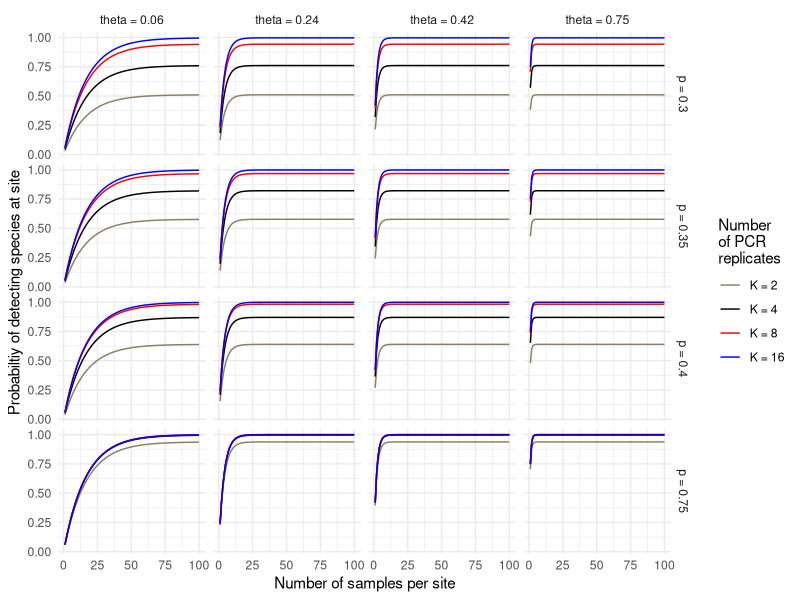
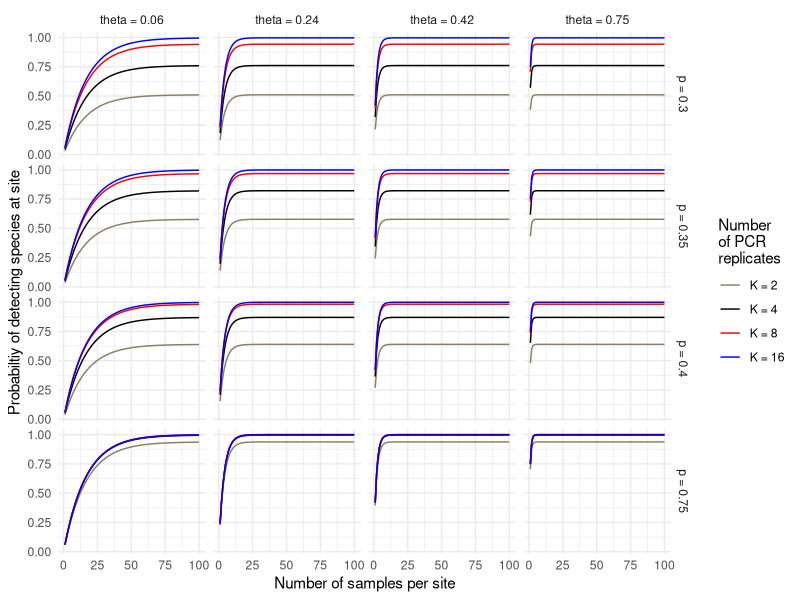
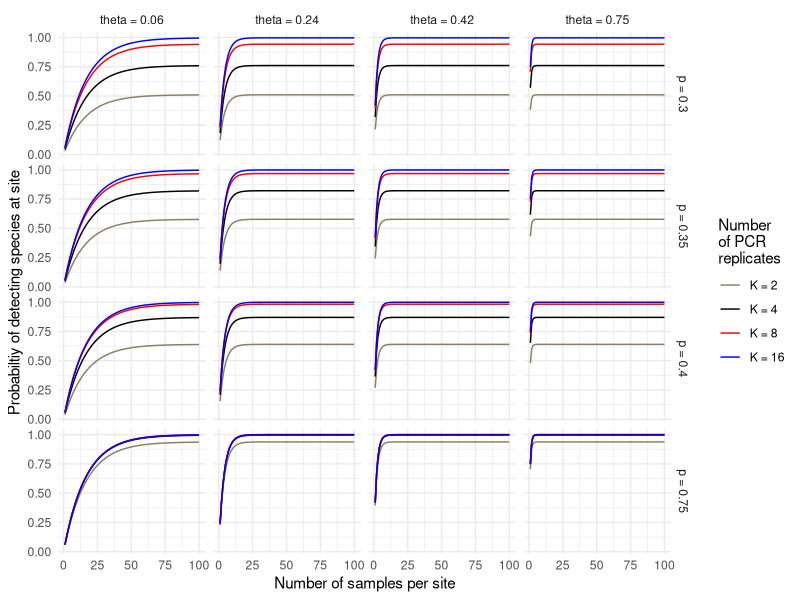

Write R code to recreate these figures, in order. (Note: a time limit stopped this script after it produced the figures.)
## ---- chunk 1
knitr::opts_chunk$set(echo = TRUE)
assign("depthtrigger", 10, data.table:::.global)
## ---- chunk 2
sampleDetectionOne <- function(
	J = 100,
	K = 8,
	theta = 0.06,
	pDetection  = 0.3){
	return( (1 - (1 - theta) ^ J)  * (1 - (1 - pDetection) ^ K))
	}
## ---- chunk 3
library(data.table)
results <- data.table(expand.grid(J = 1:100, 
							theta = c(0.06, 0.24, 0.42, 0.75), pDetection = c(0.3, 0.35, 0.4, 0.75),
							K = c(2, 4, 8, 16)))
results[ , ProbDetect := 
	sampleDetectionOne(J = J, K = K, theta = theta, pDetection = pDetection)]

results[ , thetaPlot := factor(paste0("theta = ", theta))]
results[ , pDetectionPlot := factor(paste0("p = ", pDetection))]
results[ , KPlot := factor(paste0("K = ", K))]
## ---- chunk 4

library(ggplot2)
results[ , KPlot := factor(KPlot, levels = levels(results$KPlot)[c(2, 3, 4, 1)])]

detectOne <- ggplot(data = results, aes(x = J, y = ProbDetect, color = KPlot)) + 
	geom_line() +
	facet_grid( pDetectionPlot ~ thetaPlot) +
	theme_minimal() + 
	ylab("Probabiltiy of detecting species at site") +
	xlab("Number of samples per site") +
  scale_color_manual("Number\nof PCR\nreplicates", values = c("wheat4", 'black', 'red', "blue"))
print(detectOne)
ggsave(filename = "detectingOne.pdf", detectOne, width = 6, height = 4)
ggsave(filename = "detectingOne.jpg", detectOne, width = 6, height = 4)
## ---- chunk 5
samplesDetect <- function(
	nSims = 2,
	J = c(10, 100),
	theta = c(0.06, 0.42),
	K = 8,
	pDetection = c(0.3, 0.4)){
		results <- data.table(expand.grid(simulation = 1:nSims, 
					   J = J, theta = theta, 
					   K = K, pDetection = pDetection))
	for(index in 1:dim(results)[1]){
		results[ index, nPositive := 
			length(which(
				rbinom(n = length(which(rbinom( n = J, size = 1, prob = theta) >0)), 
					   size = K, prob = pDetection) > 0))]
		}
	results[ , pPositive := nPositive/J]
	results[ , Samples := factor(paste0("J = ", J))]
	results[ , SamplesPlot  := factor(J)]

	results[ , thetaPlot := factor(paste0("theta = ", theta))]
  results[ , thetaPlot2 := factor( theta)]
	
  results[ , pDetectionPlot := factor(paste0("p = ", pDetection))]

	factorOrder <- order(as.numeric(gsub("J = ", "", levels(results$Samples))), decreasing = FALSE)
  results[ , Samples := factor(Samples, levels = levels(Samples)[factorOrder]) ]
	
  results[ , KPlot := paste0("K = ", K)]
  KOrder <- unique(results$KPlot)[order(as.numeric(gsub("K = ", "", unique(results$KPlot))), decreasing = FALSE)]
  results[ , KPlot := factor( KPlot, levels = KOrder)]

  results[ , KPlot2 := factor(gsub("K = ", "", KPlot))]
  KOrder2 <- unique(results$KPlot2)[order(as.numeric(unique(results$KPlot)), decreasing = FALSE)]
  results[ , KPlot2 := factor( KPlot2, levels = KOrder2)]
  
  
	return(results)
	}
## ---- chunk 6
sampleResults <- samplesDetect(nSims = 4000, 
                               theta = c(0.06, 0.24, 0.42, 0.75), 
                               pDetection = c(0.3, 0.35, 0.4, 0.75),
                               J = c(20, 50, 100),
                               K = c(2, 4, 8, 16))
## ---- chunk 7
compareSites <- ggplot(sampleResults, aes(x = KPlot2, y = pPositive, fill = thetaPlot2)) +
	geom_boxplot(outlier.size = 0.5) + 
	facet_grid( pDetectionPlot ~ Samples) + 
  theme_minimal() +
	ylab("Propotion of positive samples") +
  xlab("PCR replicates per sample") +
  scale_fill_manual(expression(theta), values = c("orange", 'seagreen', 'red', "blue"))

print(compareSites)
ggsave(filename = "compareSites.pdf", compareSites, width = 9, height = 6)
ggsave(filename = "compareSites.jpg", compareSites, width = 9, height = 6)
